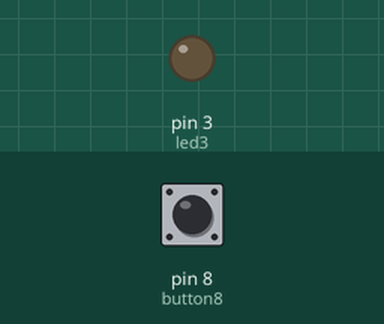
Recording of a sketch running on a simulated Arduino Uno, built with avr-gcc and run on an emulated ATmega328P. Parts: output pins drawn as LEDs (lit = HIGH). The inputs (shaded band) are chosen by the test bench; at power-on: pin 8 (button8) HIGH.

Above: at 1.2 s.
1.3 s: pin 8 (button8) pulled LOW for 0.15 s
At 1.37 s:
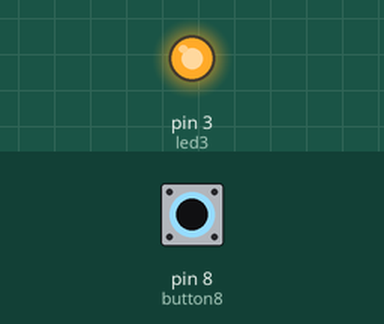
2.9 s: pin 8 (button8) pulled LOW for 3.2 s
At 6.6 s:
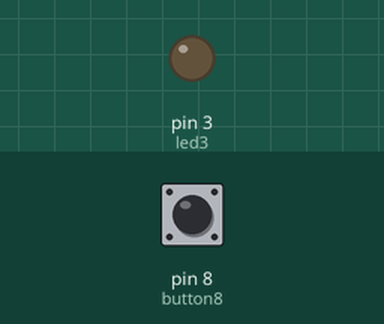
Timing chart, 0 to 8.1 s (numbered marks = the images above; inputs shaded):
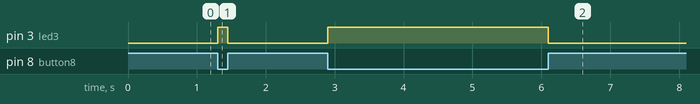

Measured:
- after the input at 1.3 s, pin 3 (led3): LOW → HIGH at once, → LOW 0.15 s later
- after the input at 2.9 s, pin 3 (led3): LOW → HIGH at once, → LOW 3.2 s later

The sketch:

button_led.ino
```cpp
// Normally, we use button and led - means we need 2 resistors ...1 for led, 1 for button
// But the first approach, by using a resistor built-in inside Arduino. So we only need 1 resistor for led.

// First approach
// Use INPUT_PULLUP to call the resitor inside Arduino

int button8 = 8;
int led3 = 3;

// Approach #1
void setup() {
//  pinMode(button8, INPUT);
  pinMode(button8, INPUT_PULLUP); // trigger the resitor inside Arduino - The default value is 1 (HIGH)
  pinMode(led3, OUTPUT);
}

void loop() {
  int buttonStatus = digitalRead(button8);
  Serial.println(buttonStatus);
  //delay(300);

  if (buttonStatus == HIGH) {
    digitalWrite(led3, LOW);
  } else {
    digitalWrite(led3, HIGH);
  }

}

// Second approach

// Approach #2
//void setup() {
//  Serial.begin(9600);
//  pinMode(button8, INPUT);
//  pinMode(led3, OUTPUT);
//}
//
//void loop() {
//  int buttonStatus = digitalRead(button8);
//  Serial.println(buttonStatus);
////  delay(200);
//
//  if (buttonStatus == HIGH) {
//    digitalWrite(led3, HIGH);
//  } else {
//    digitalWrite(led3, LOW);
//  }
//
//}
```
